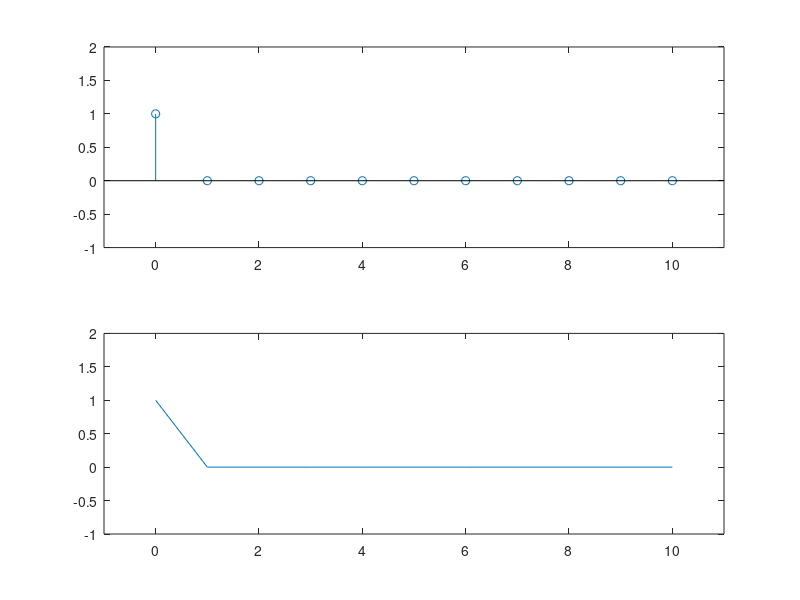

MATLAB code for this plot:
clc;
clear all;
k=0;
for n= 0:1:10
 k=k+1;   
   fprintf('value of n is : %d\n', n);
   if n==0 
      S(1,k)=1;
      
      fprintf('S:%d\n',S );
   else
      S(1,k)=0;
      
      fprintf('S:%d\n',S );
   end
   
end
subplot(2,1,1);
stem(0:1:10, S),axis([-1,11,-1,2])
subplot(2,1,2)
plot(0:1:10, S),axis([-1,11,-1,2])
